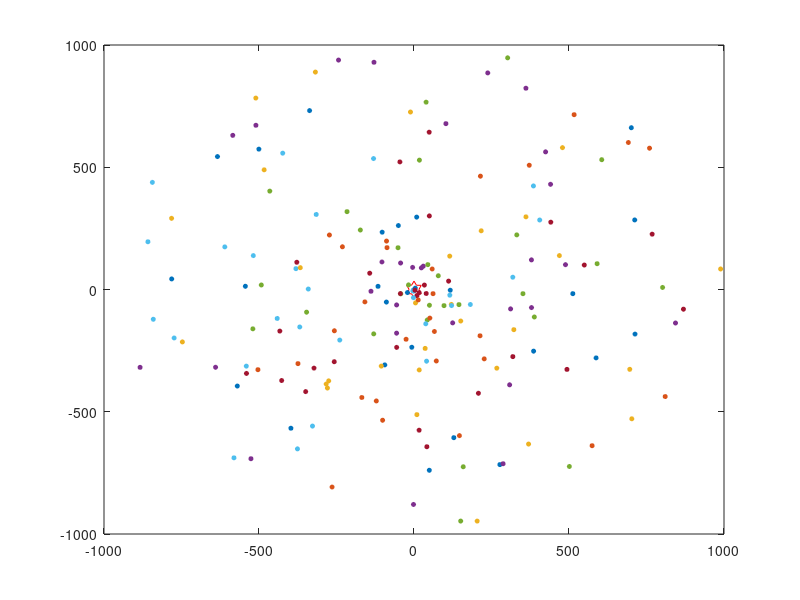

The MATLAB script that drew this image: (Note: this script raises an error after producing the figure.)
%To generate the information of devices
%1. de_i: the degree 
%2 x_i: the coordinate
%3. y_i: the coordinate
%4. d_i: the distance to center
%5.a_i: the signal parameter, random in [1,d_i]
%6. s_i: signal strength =a_i/d_i^2
%----------------------------------------

%The geo area 1000x1000
R=1000;
n=200;
infoMatrix=zeros(6,n);



%step1: generate coordinates
infoMatrix(1,:)=2*pi*rand(1,n);
infoMatrix(4,:)=R*rand(1,n);
infoMatrix(2,:)=infoMatrix(4,:).*cos(infoMatrix(1,:));
infoMatrix(3,:)=infoMatrix(4,:).*sin(infoMatrix(1,:));

plot(0,0,'-hr','MarkerSize',12)
hold on
for i=1:n
plot(infoMatrix(2,i),infoMatrix(3,i),'o','MarkerSize',3,'MarkerFaceColor','auto')
hold on
end

pdecirc(0,0,R)
